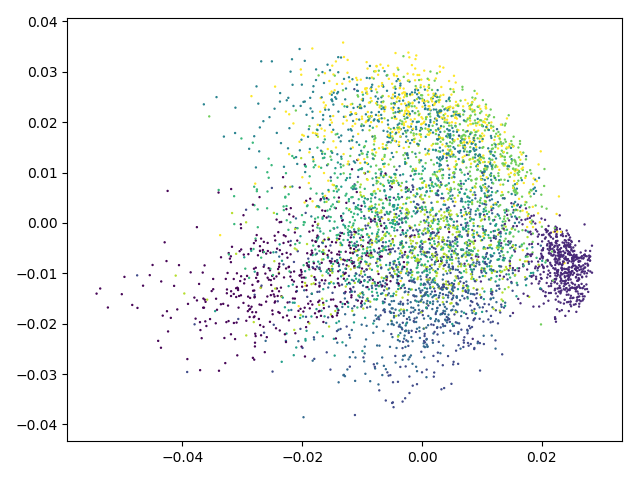

Here is the Python script that generated this plot:
import numpy as np
import matplotlib.pyplot as plt

if __name__ == '__main__':
    # load data and convert y from 1 hot to the int value
    X = np.load('small_mnist_test_images.npy')
    y = np.argmax(np.load('small_mnist_test_labels.npy'), axis=1)

    # PCA algorithm
    Xtilde = X - np.mean(X, axis=0)  # X - Xbar
    eigval, eigvec = np.linalg.eig(Xtilde.dot(Xtilde.T))
    idx = np.argsort(eigval)[::-1]  # sort by eigenvalues

    # plot top 2 components
    plt.scatter(eigvec[:, idx[0]], eigvec[:, idx[1]], s=0.5, c=y)
    plt.show()
